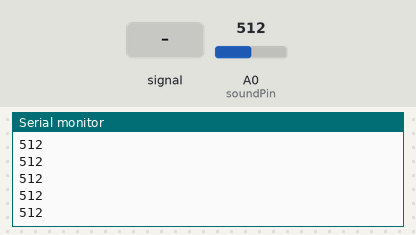
Recording of a sketch running on a simulated Arduino Uno, built with avr-gcc and run on an emulated ATmega328P. Parts: the last lines printed to the serial monitor. The test bench sets the inputs (shaded band); at power-on: A0 (soundPin) = 512.

Above: at 1.2 s.
1.3 s: A0 (soundPin) fed a 200 Hz sine of ±81 counts around its level
At 1.9 s:
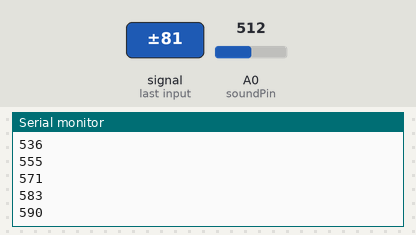
2.8 s: A0 (soundPin) set to 716
At 3.4 s:
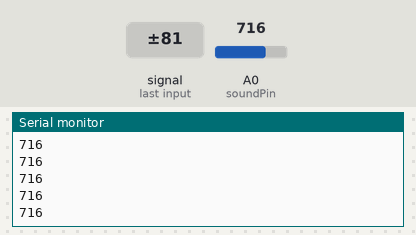
4.3 s: A0 (soundPin) fed a 1000 Hz sine of ±255 counts around its level
At 5.0 s:
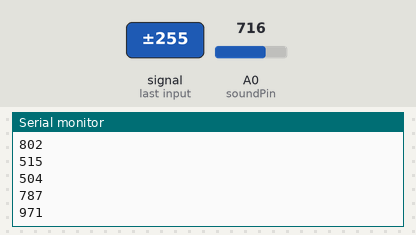
5.8 s: A0 (soundPin) set to 900
At 6.3 s:
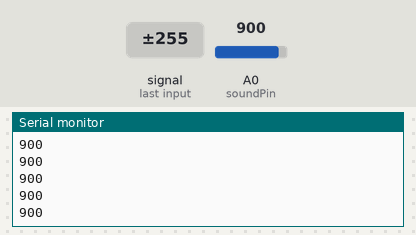
Timing chart, 0 to 8.3 s (numbered marks = the images above; inputs shaded):
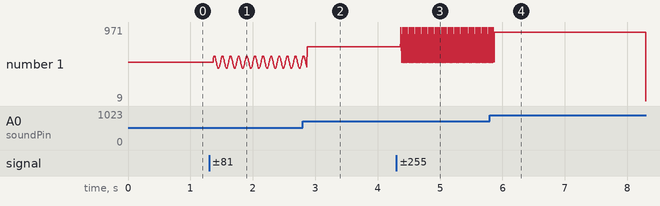

Measured:
- after the input at 1.3 s, the serial monitor: prints a new line after 0.07 s (image 1)
- after the input at 2.8 s, the serial monitor: prints a new line after 0.07 s (image 2)
- after the input at 4.3 s, the serial monitor: prints a new line after 0.07 s (image 3)
- after the input at 5.8 s, the serial monitor: prints a new line after 0.07 s (image 4)
- plotted number 1: 512 → 571 after the input at 1.3 s, 571 → 716 after the input at 2.8 s, 716 → 787 after the input at 4.3 s

The sketch:

soundmoudle.ino
```cpp
#define soundPin A0
int sensorValue = 0;

void setup() {
  Serial.begin(9600);
}

void loop() {
  sensorValue = analogRead(soundPin);
  Serial.println(sensorValue, DEC);
}
```
